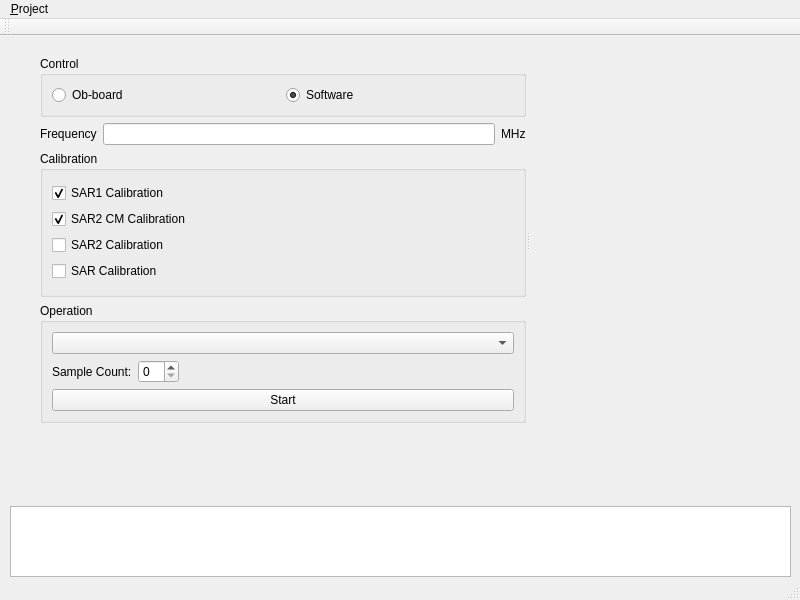
<?xml version="1.0" encoding="UTF-8"?>
<ui version="4.0">
 <class>MainWindow</class>
 <widget class="QMainWindow" name="MainWindow">
  <property name="geometry">
   <rect>
    <x>0</x>
    <y>0</y>
    <width>800</width>
    <height>600</height>
   </rect>
  </property>
  <property name="windowTitle">
   <string>MainWindow</string>
  </property>
  <widget class="QWidget" name="centralwidget">
   <widget class="QPlainTextEdit" name="log_console_">
    <property name="geometry">
     <rect>
      <x>10</x>
      <y>470</y>
      <width>781</width>
      <height>71</height>
     </rect>
    </property>
    <property name="font">
     <font>
      <family>Consolas</family>
      <pointsize>10</pointsize>
     </font>
    </property>
    <property name="readOnly">
     <bool>true</bool>
    </property>
   </widget>
   <widget class="QSplitter" name="splitter_2">
    <property name="geometry">
     <rect>
      <x>40</x>
      <y>20</y>
      <width>731</width>
      <height>367</height>
     </rect>
    </property>
    <property name="orientation">
     <enum>Qt::Horizontal</enum>
    </property>
    <widget class="QWidget" name="widget" native="true">
     <layout class="QVBoxLayout" name="verticalLayout_7">
      <item>
       <widget class="QSplitter" name="splitter">
        <property name="orientation">
         <enum>Qt::Horizontal</enum>
        </property>
        <widget class="QWidget" name="">
         <layout class="QVBoxLayout" name="verticalLayout_6">
          <item>
           <widget class="QGroupBox" name="control_gbox_">
            <property name="sizePolicy">
             <sizepolicy hsizetype="Preferred" vsizetype="Fixed">
              <horstretch>0</horstretch>
              <verstretch>0</verstretch>
             </sizepolicy>
            </property>
            <property name="title">
             <string>Control</string>
            </property>
            <layout class="QVBoxLayout" name="verticalLayout_2">
             <item>
              <layout class="QHBoxLayout" name="horizontalLayout">
               <item>
                <widget class="QRadioButton" name="ctrl_on_board_">
                 <property name="text">
                  <string>Ob-board</string>
                 </property>
                </widget>
               </item>
               <item>
                <widget class="QRadioButton" name="ctrl_software_">
                 <property name="text">
                  <string>Software</string>
                 </property>
                 <property name="checked">
                  <bool>true</bool>
                 </property>
                </widget>
               </item>
              </layout>
             </item>
            </layout>
           </widget>
          </item>
          <item>
           <layout class="QHBoxLayout" name="horizontalLayout_2">
            <item>
             <widget class="QLabel" name="freq_label_text_">
              <property name="text">
               <string>Frequency</string>
              </property>
              <property name="buddy">
               <cstring>freq_editor_</cstring>
              </property>
             </widget>
            </item>
            <item>
             <widget class="QLineEdit" name="freq_editor_">
              <property name="alignment">
               <set>Qt::AlignRight|Qt::AlignTrailing|Qt::AlignVCenter</set>
              </property>
             </widget>
            </item>
            <item>
             <widget class="QLabel" name="freq_unit_text_">
              <property name="text">
               <string>MHz</string>
              </property>
             </widget>
            </item>
           </layout>
          </item>
          <item>
           <widget class="QGroupBox" name="calibration_gbox_">
            <property name="sizePolicy">
             <sizepolicy hsizetype="Preferred" vsizetype="MinimumExpanding">
              <horstretch>0</horstretch>
              <verstretch>0</verstretch>
             </sizepolicy>
            </property>
            <property name="title">
             <string>Calibration</string>
            </property>
            <layout class="QVBoxLayout" name="verticalLayout_3">
             <item>
              <layout class="QVBoxLayout" name="verticalLayout">
               <item>
                <widget class="QCheckBox" name="calib_sar1_ca_">
                 <property name="text">
                  <string>SAR1 Calibration</string>
                 </property>
                 <property name="checkable">
                  <bool>true</bool>
                 </property>
                 <property name="checked">
                  <bool>true</bool>
                 </property>
                </widget>
               </item>
               <item>
                <widget class="QCheckBox" name="calib_sar2_cm_">
                 <property name="text">
                  <string>SAR2 CM Calibration</string>
                 </property>
                 <property name="checked">
                  <bool>true</bool>
                 </property>
                </widget>
               </item>
               <item>
                <widget class="QCheckBox" name="calib_sar2_ca_">
                 <property name="text">
                  <string>SAR2 Calibration</string>
                 </property>
                </widget>
               </item>
               <item>
                <widget class="QCheckBox" name="calib_sar_ca_">
                 <property name="text">
                  <string>SAR Calibration</string>
                 </property>
                </widget>
               </item>
              </layout>
             </item>
            </layout>
           </widget>
          </item>
          <item>
           <widget class="QGroupBox" name="operation_gbox_">
            <property name="title">
             <string>Operation</string>
            </property>
            <layout class="QVBoxLayout" name="verticalLayout_5">
             <item>
              <widget class="QComboBox" name="signal_process"/>
             </item>
             <item>
              <layout class="QHBoxLayout" name="horizontalLayout_3">
               <item>
                <widget class="QLabel" name="label">
                 <property name="text">
                  <string>Sample Count:</string>
                 </property>
                </widget>
               </item>
               <item>
                <widget class="QSpinBox" name="spinBox">
                 <property name="sizePolicy">
                  <sizepolicy hsizetype="Fixed" vsizetype="Fixed">
                   <horstretch>0</horstretch>
                   <verstretch>0</verstretch>
                  </sizepolicy>
                 </property>
                </widget>
               </item>
               <item>
                <spacer name="horizontalSpacer">
                 <property name="orientation">
                  <enum>Qt::Horizontal</enum>
                 </property>
                 <property name="sizeHint" stdset="0">
                  <size>
                   <width>40</width>
                   <height>20</height>
                  </size>
                 </property>
                </spacer>
               </item>
              </layout>
             </item>
             <item>
              <widget class="QPushButton" name="opt_sample_start_btn_">
               <property name="text">
                <string>Start</string>
               </property>
              </widget>
             </item>
            </layout>
           </widget>
          </item>
         </layout>
        </widget>
       </widget>
      </item>
     </layout>
    </widget>
    <widget class="QWidget" name="widget_2" native="true"/>
   </widget>
   <zorder>layoutWidget</zorder>
   <zorder>log_console_</zorder>
   <zorder>widget</zorder>
   <zorder>control_gbox_</zorder>
   <zorder>widget</zorder>
   <zorder>widget_2</zorder>
   <zorder>label</zorder>
   <zorder>spinBox</zorder>
  </widget>
  <widget class="QMenuBar" name="menubar">
   <property name="geometry">
    <rect>
     <x>0</x>
     <y>0</y>
     <width>800</width>
     <height>21</height>
    </rect>
   </property>
   <widget class="QMenu" name="menu_FIle">
    <property name="title">
     <string>&amp;Project</string>
    </property>
    <addaction name="actionOpen_Project"/>
   </widget>
   <addaction name="menu_FIle"/>
  </widget>
  <widget class="QStatusBar" name="statusbar"/>
  <widget class="QToolBar" name="toolBar">
   <property name="windowTitle">
    <string>toolBar</string>
   </property>
   <attribute name="toolBarArea">
    <enum>TopToolBarArea</enum>
   </attribute>
   <attribute name="toolBarBreak">
    <bool>false</bool>
   </attribute>
  </widget>
  <action name="actionOpen_Project">
   <property name="text">
    <string>Open Project</string>
   </property>
  </action>
 </widget>
 <resources/>
 <connections/>
</ui>
